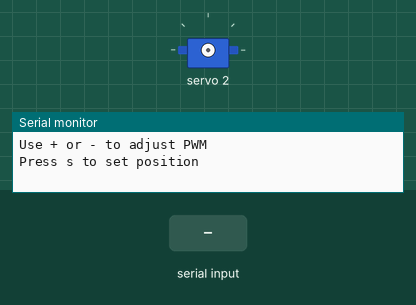
This sketch was run on a simulated Arduino Uno, built with avr-gcc and run on an emulated ATmega328P. Parts: servo, the last lines printed to the serial monitor. The test bench sets the inputs (shaded band).

Above: at 1.2 s.
1.3 s: "+" received over Serial
2.8 s: "-" received over Serial
At 3.8 s:
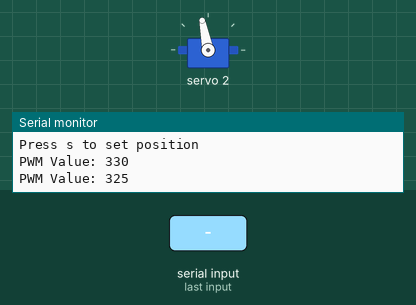
4.3 s: "-" received over Serial
At 5.0 s:
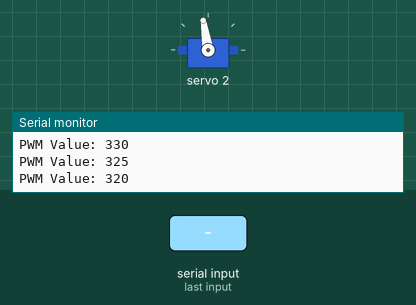
Timing chart, 0 to 7.3 s (numbered marks = the images above; inputs shaded):
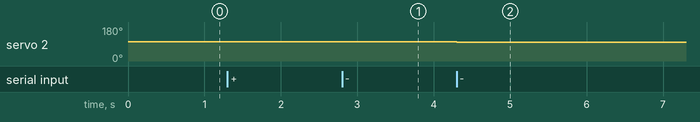

The sketch:

calibration_code2.ino
```cpp
#include <Wire.h>
#include <Adafruit_PWMServoDriver.h>-

Adafruit_PWMServoDriver pwm = Adafruit_PWMServoDriver();

int servoChannel = 2;   // Change for each servo
int pwmValue = 325;     // Start near center

void setup() {
  Serial.begin(9600);
  pwm.begin();
  pwm.setPWMFreq(50);  // 50Hz for servos

  Serial.println("Use + or - to adjust PWM");
  Serial.println("Press s to set position");
}

void loop() {
  if (Serial.available()) {
    char input = Serial.read();

    if (input == '+') {
      pwmValue += 5;
    }
    if (input == '-') {
      pwmValue -= 5;
    }

    pwmValue = constrain(pwmValue, 70, 600);

    pwm.setPWM(servoChannel, 0, pwmValue);

    Serial.print("PWM Value: ");
    Serial.println(pwmValue);

    delay(100);
  }
}
```

Measured:
- after the input at 2.8 s, servo 2: 103° → 101° at once
- after the input at 4.3 s, servo 2: 101° → 99° at once
